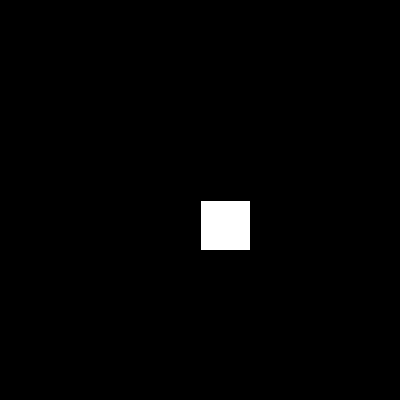
Frame 1 (no input)
Frame 60 (the mouse pressed at the canvas centre just before this capture): identical to frame 1, image omitted
Frame 120 (the mouse held since frame 60 and released just before this capture): identical to frame 1, image omitted

The Processing sketch that drew this single still picture (run headless with seeded random() and noise(); from frame 60 on, the mouse is pressed at the canvas centre):

// Processing sketch: Utile_5_5_a_PVector
// ── Utile_5_5_a_PVector.pde
PVector pos ;
void setup() {
  size(400,400) ;
  // PVector est une Class, donc on doit la créer par l'opération new
  pos = new PVector(width/2, height/2) ;
}


void draw() {
  background(0) ;  
  rect(pos.x, pos.y, 50,50) ;
}
